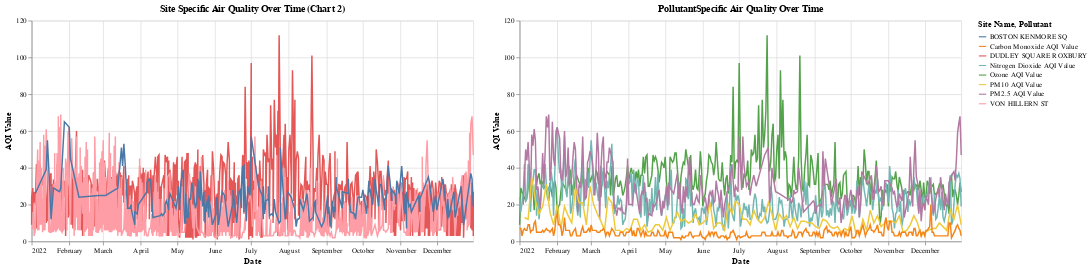

The notebook cell saved with this chart:
### Code cell
# Combine both charts side by side
combined_chart2 = alt.hconcat(chart_select, chart_select2)


combined_chart2

### Figure 1 — Vega-Lite specification as saved in the notebook (floating-point values rounded to 4 significant figures; data arrays with more than 128 entries replaced by an {"elided": "..."} marker saying what was removed)
{"config": {"view": {"continuousWidth": 300, "continuousHeight": 300}}, "hconcat": [{"mark": {"type": "line"}, "encoding": {"color": {"field": "Site Name", "type": "nominal"}, "tooltip": {"field": "AQI Value", "type": "quantitative"}, "x": {"field": "Date", "type": "temporal"}, "y": {"field": "AQI Value", "type": "quantitative"}}, "height": 300, "name": "view_65", "title": "Site Specific Air Quality Over Time (Chart 2)", "transform": [{"filter": {"param": "Chart 2"}}], "width": 600}, {"mark": {"type": "line"}, "encoding": {"color": {"field": "Pollutant", "type": "nominal"}, "tooltip": {"field": "AQI Value", "type": "quantitative"}, "x": {"field": "Date", "type": "temporal"}, "y": {"field": "AQI Value", "type": "quantitative"}}, "height": 300, "name": "view_66", "title": "PollutantSpecific Air Quality Over Time", "transform": [{"filter": {"param": "Pollutant"}}], "width": 600}], "data": {"name": "data-60b3bcb564309bbe8a987fcefbe81bc2"}, "params": [{"name": "Chart 2", "select": {"type": "point", "fields": ["Site Name"]}, "bind": {"input": "select", "options": ["DUDLEY SQUARE ROXBURY", "VON HILLERN ST", "BOSTON KENMORE SQ"]}, "views": ["view_65"]}, {"name": "Pollutant", "select": {"type": "point", "fields": ["Pollutant"]}, "bind": {"input": "select", "options": ["Ozone AQI Value", "Nitrogen Dioxide AQI Value", "PM2.5 AQI Value", "PM10 AQI Value", "Carbon Monoxide AQI Value"]}, "views": ["view_66"]}], "$schema": "https://vega.github.io/schema/vega-lite/v5.8.0.json", "datasets": {"data-60b3bcb564309bbe8a987fcefbe81bc2": {"elided": "1472 records"}}}
